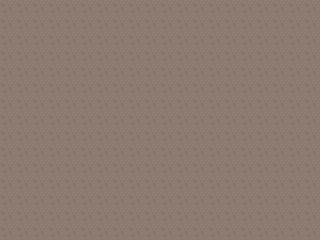

This game map was drawn from its Tiled (.tmx) file and the tilesets committed beside it. A one-line description and the full map source follow:
An orthogonal 20x15 tile map with 16x16 px tiles, 1 tile layer (Calque de Tuiles 1) and 2 objects (switch grotte 0, spawn grotte 0).

<map version="1.10" tiledversion="1.11.2" orientation="orthogonal" renderorder="right-down" width="20" height="15" tilewidth="16" tileheight="16" infinite="0" nextlayerid="4" nextobjectid="3">
 <tileset firstgid="1" source="tileset/tileset_16pix.tsx" />
 <layer id="1" name="Calque de Tuiles 1" width="20" height="15">
  <data encoding="csv">
66,66,66,66,66,66,66,66,66,66,66,66,66,66,66,66,66,66,66,66,
66,66,66,66,66,66,66,66,66,66,66,66,66,66,66,66,66,66,66,66,
66,66,66,66,66,66,66,66,66,66,66,66,66,66,66,66,66,66,66,66,
66,66,66,66,66,66,66,66,66,66,66,66,66,66,66,66,66,66,66,66,
66,66,66,66,66,66,66,66,66,66,66,66,66,66,66,66,66,66,66,66,
66,66,66,66,66,66,66,66,66,66,66,66,66,66,66,66,66,66,66,66,
66,66,66,66,66,66,66,66,66,66,66,66,66,66,66,66,66,66,66,66,
66,66,66,66,66,66,66,66,66,66,66,66,66,66,66,66,66,66,66,66,
66,66,66,66,66,66,66,66,66,66,66,66,66,66,66,66,66,66,66,66,
66,66,66,66,66,66,66,66,66,66,66,66,66,66,66,66,66,66,66,66,
66,66,66,66,66,66,66,66,66,66,66,66,66,66,66,66,66,66,66,66,
66,66,66,66,66,66,66,66,66,66,66,66,66,66,66,66,66,66,66,66,
66,66,66,66,66,66,66,66,66,66,66,66,66,66,66,66,66,66,66,66,
66,66,66,66,66,66,66,66,66,66,66,66,66,66,66,66,66,66,66,66,
66,66,66,66,66,66,66,66,66,66,66,66,66,66,66,66,66,66,66,66
</data>
 </layer>
 <group id="3" name="object">
  <objectgroup id="2" name="interface">
   <object id="1" name="switch grotte 0" x="303.929" y="1.18606" width="16.0119" height="15.1223" />
   <object id="2" name="spawn grotte 0" x="311.935" y="21.3491">
    <point />
   </object>
  </objectgroup>
 </group>
</map>
